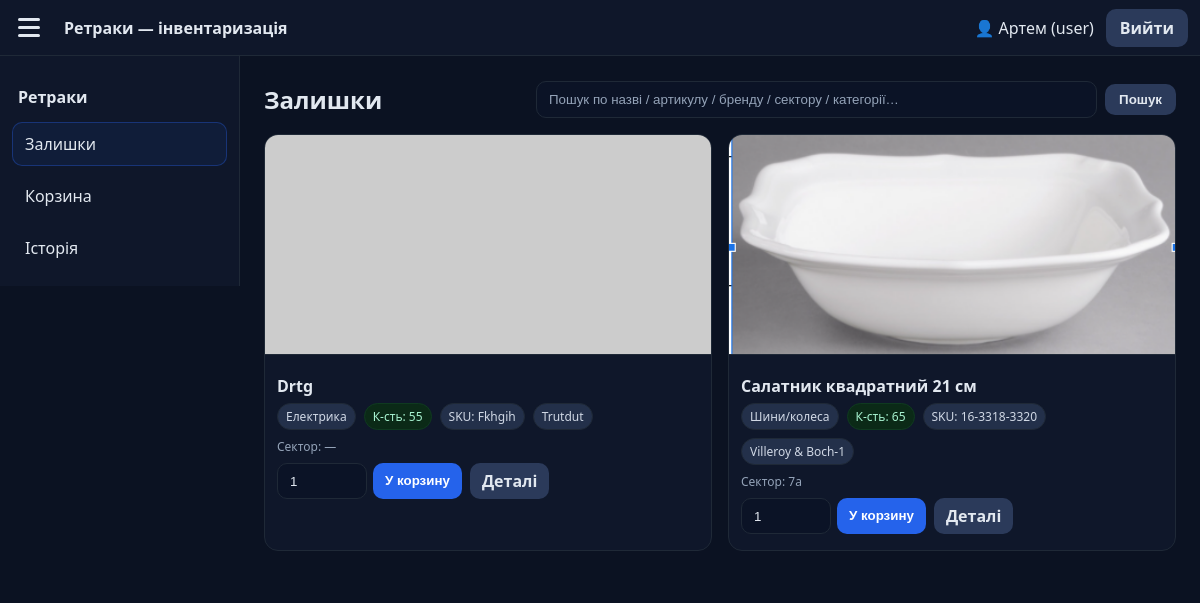
Before: /dashboard.php (signed in) with the older database file.
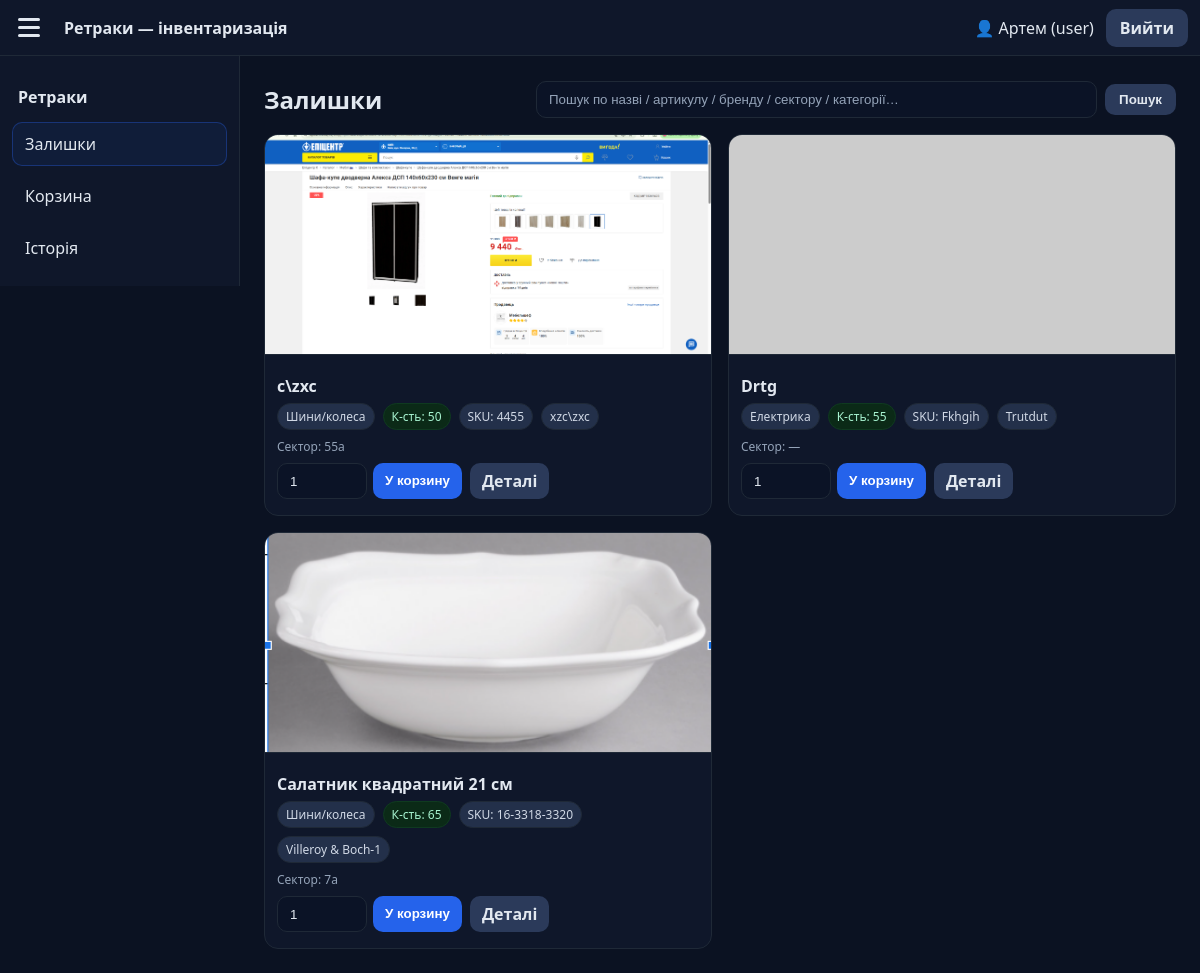
After: the same page with the newer database file.
### tables this page shows
CREATE TABLE items (
        id INTEGER PRIMARY KEY AUTOINCREMENT,
        name TEXT NOT NULL,
        brand TEXT,
        sku TEXT,
        sector TEXT,
        notes TEXT,
        qty INTEGER NOT NULL DEFAULT 0,
        photo TEXT, -- шлях до файлу у /uploads/items
        created_at TEXT DEFAULT CURRENT_TIMESTAMP
    , deleted_at TEXT DEFAULT NULL, category_id INTEGER DEFAULT NULL);

CREATE TABLE categories (
            id INTEGER PRIMARY KEY AUTOINCREMENT,
            name TEXT NOT NULL UNIQUE,
            created_at TEXT DEFAULT CURRENT_TIMESTAMP
        );

### pages/inventory.php (the view, shortened to what this page needs)
<?php
$db   = db();
$q = trim($_GET['q'] ?? '');
$sql = "SELECT i.*, c.name AS category_name
          FROM items i
     LEFT JOIN categories c ON c.id = i.category_id
         WHERE i.deleted_at IS NULL";
$params = [];
$sql .= " ORDER BY i.created_at DESC";
$st = $db->prepare($sql);
$st->execute($params);
$items = $st->fetchAll();
?>
<div class="toolbar">
  <h2>Залишки</h2>
  <form method="get" action="/dashboard.php" class="search">
    <input type="text" name="q" value="<?= htmlspecialchars($q) ?>"
           placeholder="Пошук по назві / артикулу / бренду / сектору / категорії…">
    <button class="btn secondary" type="submit">Пошук</button>
  </form>
</div>
<div class="grid">
<?php foreach ($items as $it): ?>
  <div class="card">
    <div class="media">
      <?php if (!empty($it['photo'])): ?>
        <img src="<?= htmlspecialchars($it['photo']) ?>" alt="Фото товару">
      <?php else: ?>
        <img src="https://placehold.co/640x400?text=No+Photo" alt="Фото товару">
      <?php endif; ?>
    </div>
    <div class="body">
      <div class="title"><?= htmlspecialchars($it['name']) ?></div>
      <?php
        $qty = (int)$it['qty'];
        $qtyClass = $qty <= 3 ? 'danger' : ($qty <= 10 ? 'warn' : 'success');
      ?>
      <div class="meta">
        <span class="badge"><?= htmlspecialchars($it['category_name'] ?: 'Без категорії') ?></span>
        <span class="badge <?= $qtyClass ?>">К-сть: <?= $qty ?></span>
        <span class="badge">SKU: <?= htmlspecialchars($it['sku'] ?: '—') ?></span>
        <span class="badge"><?= htmlspecialchars($it['brand'] ?: '—') ?></span>
      </div>
      <div class="small">Сектор: <?= htmlspecialchars($it['sector'] ?: '—') ?></div>
      <div class="actions row">
        <form method="post" action="/logic/cart_logic.php" class="row" style="gap:6px;align-items:center">
          <input type="number" name="qty" min="1" max="<?= max(1, (int)$it['qty']) ?>" value="1" style="width:90px">
          <button class="btn primary" type="submit">У корзину</button>
        </form>
        <a href="#" class="btn secondary nav-link"
           data-page="item"
           data-query="id=<?= (int)$it['id'] ?>">Деталі</a>
      </div>
    </div>
  </div>
<?php endforeach; ?>
</div>

### dashboard.php (shortened to what this page needs)
<?php
$user = $_SESSION['user'];
$BASE = rtrim(dirname($_SERVER['SCRIPT_NAME']), '/');
?>
<!doctype html>
<html lang="uk">
<head>
  <link rel="stylesheet" href="<?= $BASE ?>/assets/css/style.css?v=2">
  <link rel="stylesheet" href="<?= $BASE ?>/assets/css/theme.css?v=101">
</head>
<body>
  <header class="topbar">
    <button id="menuToggle" class="hamburger" aria-label="Меню" aria-expanded="false">
      <span></span><span></span><span></span>
    </button>
    <div class="brand">Ретраки — інвентаризація</div>
    <div class="topbar-right" style="margin-left:auto;display:flex;align-items:center;gap:12px;">
      <span class="user">👤 <?= htmlspecialchars($user['name']) ?> (<?= htmlspecialchars($user['role']) ?>)</span>
      <a class="btn secondary" href="<?= $BASE ?>/auth/logout.php">Вийти</a>
    </div>
  </header>
  <div class="app">
    <aside class="sidebar" id="sidebar">
      <div class="brand" style="margin:6px 6px 14px;font-weight:800;">Ретраки</div>
      <nav>
        <a href="#" class="nav-link active" data-page="inventory">Залишки</a>
        <a href="#" class="nav-link" data-page="cart">Корзина</a>
        <a href="#" class="nav-link" data-page="history">Історія</a>
      </nav>
    </aside>
    <main class="content">
      <div class="container" id="content">
        <?php include __DIR__ . '/pages/inventory.php'; ?>
      </div>
    </main>
  </div>
</body>
</html>

### assets/css/style.css (style rules this page uses)
:root { --bg: #0b1222; --bg-elev: #0f172a; --line: #1f2937; --text: #e2e8f0; --muted: #94a3b8; --brand: #2563eb; --ok-bg: #0b2a17; --ok-fg:#bbf7d0; --ok-line:#0f3a20; --err-bg: #2a0b0b; --err-fg:#fecaca; --err-line:#3b0f0f; }
* { box-sizing: border-box; }
html,body { height:100%; }
body { margin:0; font-family: system-ui, -apple-system, Segoe UI, Roboto, Arial, sans-serif; background: var(--bg); color: var(--text); -webkit-font-smoothing: antialiased; -moz-osx-font-smoothing: grayscale; }
img { max-width:100%; display:block; }
a { color: inherit; text-decoration: none; }
h1,h2,h3,h4,p { margin:0 0 12px; }
.app { min-height: calc(100vh - 0px); }
.sidebar { background: var(--bg-elev); border-right: 1px solid var(--line); padding: 16px 12px; }
.sidebar .brand { font-weight: 800; color: var(--text); margin-bottom: 10px; }
.sidebar nav { display: flex; flex-direction: column; gap: 8px; }
.nav-link { display: block; padding: 10px 12px; border-radius: 10px; color: var(--text); background: transparent; border: 1px solid transparent; transition: background .15s, border-color .15s, transform .15s, opacity .15s; }
.nav-link.active { background: rgba(37,99,235,.08); border-color: rgba(37,99,235,.35); }
.topbar { color: var(--text); }
.topbar .brand { font-weight: 700; }
input[type="text"], input[type="number"], input[type="email"], input[type="password"], select, textarea { width: 100%; background: #0b1326; color: var(--text); border: 1px solid var(--line); border-radius: 10px; padding: 10px 12px; outline: none; }
input::placeholder, textarea::placeholder { color: var(--muted); }
.row { display:flex; gap:10px; align-items:center; }
.small { color: var(--muted); font-size: 12px; }

### assets/css/theme.css (style rules this page uses)
.topbar { display:flex; position:sticky; top:0; z-index:1000; height:56px; padding:0 12px; background:#0f172a; border-bottom:1px solid #1f2937; align-items:center; gap:12px; }
.hamburger { width:40px;height:40px;border:none;background:transparent;cursor:pointer;display:flex;flex-direction:column;justify-content:center;gap:5px;padding:6px;border-radius:8px }
.hamburger span { display:block;height:3px;width:22px;background:#e2e8f0;border-radius:3px;transition:.2s }
.content { padding:24px }
.content>.container { max-width:1280px;margin:0 auto }
@media (min-width:993px) { .app { display:flex;align-items:flex-start } }
@media (min-width:993px) { .sidebar { flex:0 0 240px;width:240px;position:sticky;top:0;align-self:flex-start;padding-top:24px } }
@media (min-width:993px) { .content { flex:1 1 auto;margin:0;padding-top:24px;border-top:1px solid transparent } }
@media (min-width:993px) { .content>*:first-child { margin-top:0 } }
.toolbar { display:grid;grid-template-columns:auto 1fr;align-items:center;gap:16px;margin-bottom:16px }
.toolbar h2 { margin:0 }
.toolbar .search { justify-self:end;display:flex;gap:8px;align-items:center;width:100%;max-width:640px }
.toolbar .search input[type="text"] { flex:1;min-width:260px }
.grid { display:grid;gap:16px;grid-template-columns:repeat(auto-fill,minmax(320px,1fr)) }
.card .media { height:220px;background:#0a0f1e;display:flex;align-items:center;justify-content:center;border-bottom:1px solid #1f2937 }
.card .media img { width:100%;height:100%;object-fit:cover;object-position:center }
.badge { display:inline-flex;align-items:center;gap:6px;padding:4px 8px;border-radius:999px;font-size:12px;background:#23304a;color:#d0d8e5;border:1px solid #1f2937 }
.badge.success { background:#0b2a17;color:#a7f3d0;border-color:#0f3a20 }
.btn { border:none;cursor:pointer;font-weight:700;padding:8px 14px;border-radius:10px;transition:.15s }
.btn.primary { background:#2563eb;color:#fff }
.btn.secondary { background:#2b3a5a;color:#e2e8f0 }
.card { background:#0f172a; border:1px solid #1f2937; border-radius:14px; overflow:hidden; }
.card .body { padding:12px 12px 16px; }
.card .title { font-weight:800; font-size:16px; margin:8px 0 6px; }
.card .meta { display:flex; gap:8px; flex-wrap:wrap; margin-bottom:8px; }
.actions { display:flex; gap:8px; flex-wrap:wrap; align-items:center; margin-top:8px; }
.actions form { display:inline-flex; gap:6px; align-items:center; margin:0; }
.actions input[type="number"] { width:90px; height:36px; }
.actions .btn { height:36px; line-height:36px; padding:0 12px; }

Changed rows visible on the page:
added items: photo (picture), name "c\\zxc", category.name "Шини/колеса", qty "50", sku "4455", brand "xzc\\zxc", sector "55a"
